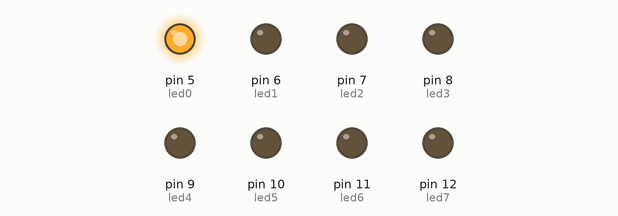
Simulated run of this sketch. Board: Arduino Uno, built with avr-gcc and run on an emulated ATmega328P. Shown: output pins drawn as LEDs (lit = HIGH).

Above: at 0.03 s.
At 0.24 s:
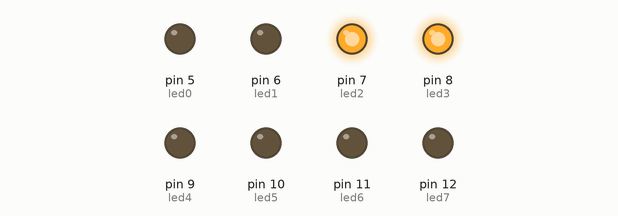
At 0.52 s:
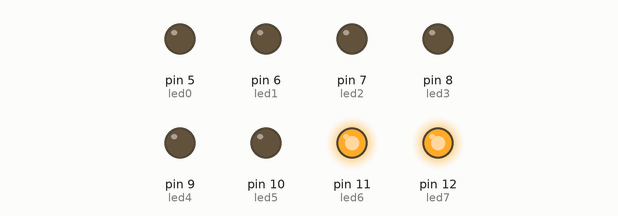
At 0.9 s:
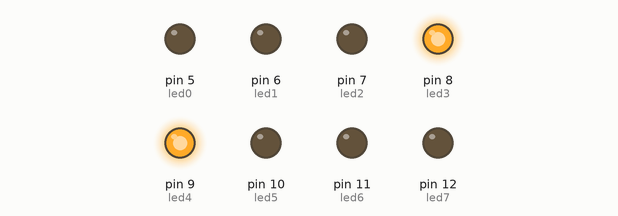
At 1.83 s:
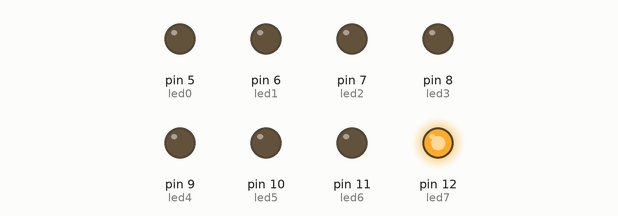
At 2.89 s:
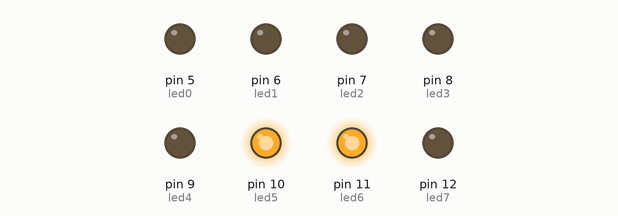
Timing chart, 0 to 3.2 s (numbered marks = the images above):
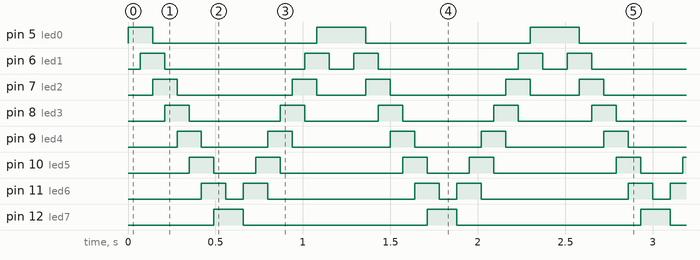

Measured:
- by itself, pin 5 (led0): repeats every 1.2 s: LOW 0.94 s, HIGH 0.28 s
- by itself, pin 6 (led1): repeats every 1.2 s: LOW 0.80 s, HIGH 0.14 s, LOW 0.14 s, HIGH 0.14 s
- by itself, pin 7 (led2): repeats every 1.2 s: LOW 0.66 s, HIGH 0.14 s, LOW 0.28 s, HIGH 0.14 s
- by itself, pin 8 (led3): alternates HIGH for 0.14 s and LOW for 0.52 s
- by itself, pin 9 (led4): repeats every 1.2 s: LOW 0.38 s, HIGH 0.14 s, LOW 0.56 s, HIGH 0.14 s
- by itself, pin 10 (led5): repeats every 1.2 s: LOW 0.24 s, HIGH 0.14 s, LOW 0.70 s, HIGH 0.14 s
- by itself, pin 11 (led6): repeats every 1.2 s: LOW 0.10 s, HIGH 0.14 s, LOW 0.84 s, HIGH 0.14 s
- by itself, pin 12 (led7): alternates HIGH for 0.17 s and LOW for 1.1 s

The sketch:

programa_4.ino
```cpp
/**********************************************************************************
**                                                                               **
**                              Array de 8 LEDs                                  **
**                                                                               **
**                                                                               **
**********************************************************************************/

//********** Includes *************************************************************

//********** Variables ************************************************************
const int led0 = 5;          // donar nom al pin 5 de l’Arduino
const int led1 = 6;          // donar nom al pin 6 de l’Arduino
const int led2 = 7;          // donar nom al pin 7 de l’Arduino
const int led3 = 8;          // donar nom al pin 8 de l’Arduino
const int led4 = 9;          // donar nom al pin 9 de l’Arduino
const int led5 = 10;         // donar nom al pin 10 de l’Arduino
const int led6 = 11;         // donar nom al pin 11 de l’Arduino
const int led7 = 12;         // donar nom al pin 12 de l’Arduino

//********** Setup ****************************************************************
void setup()
{
  pinMode(led0, OUTPUT);     // definir el pin 5 com una sortida
  pinMode(led1, OUTPUT);     // definir el pin 6 com una sortida
  pinMode(led2, OUTPUT);     // definir el pin 7 com una sortida
  pinMode(led3, OUTPUT);     // definir el pin 8 com una sortida
  pinMode(led4, OUTPUT);     // definir el pin 9 com una sortida
  pinMode(led5, OUTPUT);     // definir el pin 10 com una sortida
  pinMode(led6, OUTPUT);     // definir el pin 11 com una sortida
  pinMode(led7, OUTPUT);     // definir el pin 12 com una sortida
}

//********** Loop *****************************************************************
void loop()
{
  digitalWrite(led0, HIGH);
  delay(70);
  digitalWrite(led1, HIGH);
  digitalWrite(led0, HIGH);
  delay(70);
  digitalWrite(led0, LOW);
  digitalWrite(led2, HIGH);
  digitalWrite(led1, HIGH);
  delay(70);
  digitalWrite(led3, HIGH);
  digitalWrite(led2, HIGH);
  digitalWrite(led1, LOW);
  delay(70);
  digitalWrite(led3, HIGH);
  digitalWrite(led4, HIGH);
  digitalWrite(led2, LOW);
  delay(70);
  digitalWrite(led5, HIGH);
  digitalWrite(led4, HIGH);
  digitalWrite(led3, LOW);
  delay(70);
  digitalWrite(led5, HIGH);
  digitalWrite(led6, HIGH);
  digitalWrite(led4, LOW);
  delay(70);
  digitalWrite(led6, HIGH);
  digitalWrite(led7, HIGH);
  digitalWrite(led5, LOW);
  delay(70);
  digitalWrite(led7, HIGH);
  digitalWrite(led6, LOW);
  delay(100);
  digitalWrite(led7, LOW);
  digitalWrite(led6, HIGH);
  delay(70);
  digitalWrite(led6, HIGH);
  digitalWrite(led5, HIGH);
  delay(70);
  digitalWrite(led6, LOW);
  digitalWrite(led5, HIGH);
  digitalWrite(led4, HIGH);
  delay(70);
  digitalWrite(led3, HIGH);
  digitalWrite(led4, HIGH);
  digitalWrite(led5, LOW);
  delay(70);
  digitalWrite(led3, HIGH);
  digitalWrite(led2, HIGH);
  digitalWrite(led4, LOW);
  delay(70);
  digitalWrite(led1, HIGH);
  digitalWrite(led2, HIGH);
  digitalWrite(led3, LOW);
  delay(70);
  digitalWrite(led0, HIGH);
  digitalWrite(led1, HIGH);
  digitalWrite(led2, LOW);
  delay(70);
  digitalWrite(led0, HIGH);
  digitalWrite(led1, LOW);
  delay(70);
}

//********** Funcions *************************************************************
```
